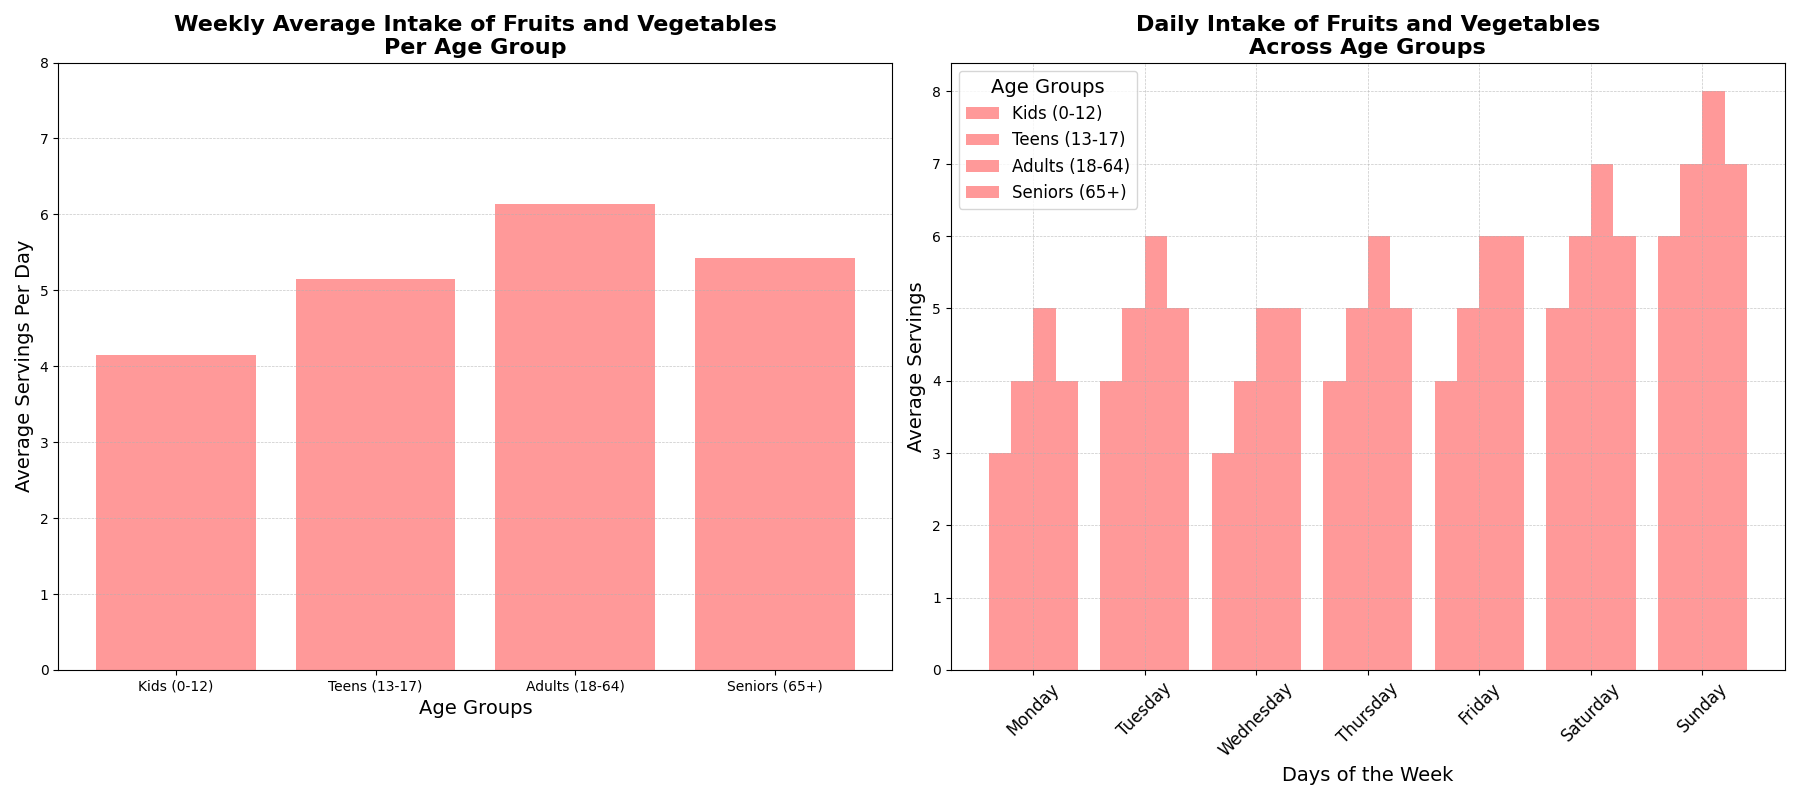

Write Python code to recreate this figure.
import numpy as np
import matplotlib.pyplot as plt

days = ["Monday", "Tuesday", "Wednesday", "Thursday", "Friday", "Saturday", "Sunday"]

kids = [3, 4, 3, 4, 4, 5, 6]
teens = [4, 5, 4, 5, 5, 6, 7]
adults = [5, 6, 5, 6, 6, 7, 8]
seniors = [4, 5, 5, 5, 6, 6, 7]

data = np.array([kids, teens, adults, seniors])

age_groups = ["Kids (0-12)", "Teens (13-17)", "Adults (18-64)", "Seniors (65+)"]
weekly_averages = [np.mean(kids), np.mean(teens), np.mean(adults), np.mean(seniors)]

fig, axs = plt.subplots(1, 2, figsize=(18, 8))

single_color = '#FF9999'  # Consistent color across all plots

axs[0].bar(age_groups, weekly_averages, color=single_color)
axs[0].set_title("Weekly Average Intake of Fruits and Vegetables\nPer Age Group", fontsize=16, fontweight='bold')
axs[0].set_xlabel("Age Groups", fontsize=14)
axs[0].set_ylabel("Average Servings Per Day", fontsize=14)
axs[0].set_ylim(0, 8)
axs[0].grid(axis='y', linestyle='--', linewidth=0.5, alpha=0.7)

bar_width = 0.2
x = np.arange(len(days))

axs[1].bar(x - bar_width*1.5, kids, width=bar_width, label='Kids (0-12)', color=single_color)
axs[1].bar(x - bar_width/2, teens, width=bar_width, label='Teens (13-17)', color=single_color)
axs[1].bar(x + bar_width/2, adults, width=bar_width, label='Adults (18-64)', color=single_color)
axs[1].bar(x + bar_width*1.5, seniors, width=bar_width, label='Seniors (65+)', color=single_color)

axs[1].set_title("Daily Intake of Fruits and Vegetables\nAcross Age Groups", fontsize=16, fontweight='bold')
axs[1].set_xlabel("Days of the Week", fontsize=14)
axs[1].set_ylabel("Average Servings", fontsize=14)
axs[1].set_xticks(x)
axs[1].set_xticklabels(days, rotation=45, fontsize=12)
axs[1].legend(title="Age Groups", fontsize=12, title_fontsize=14)
axs[1].grid(True, linestyle='--', linewidth=0.5, alpha=0.7)

plt.tight_layout()
plt.show()
